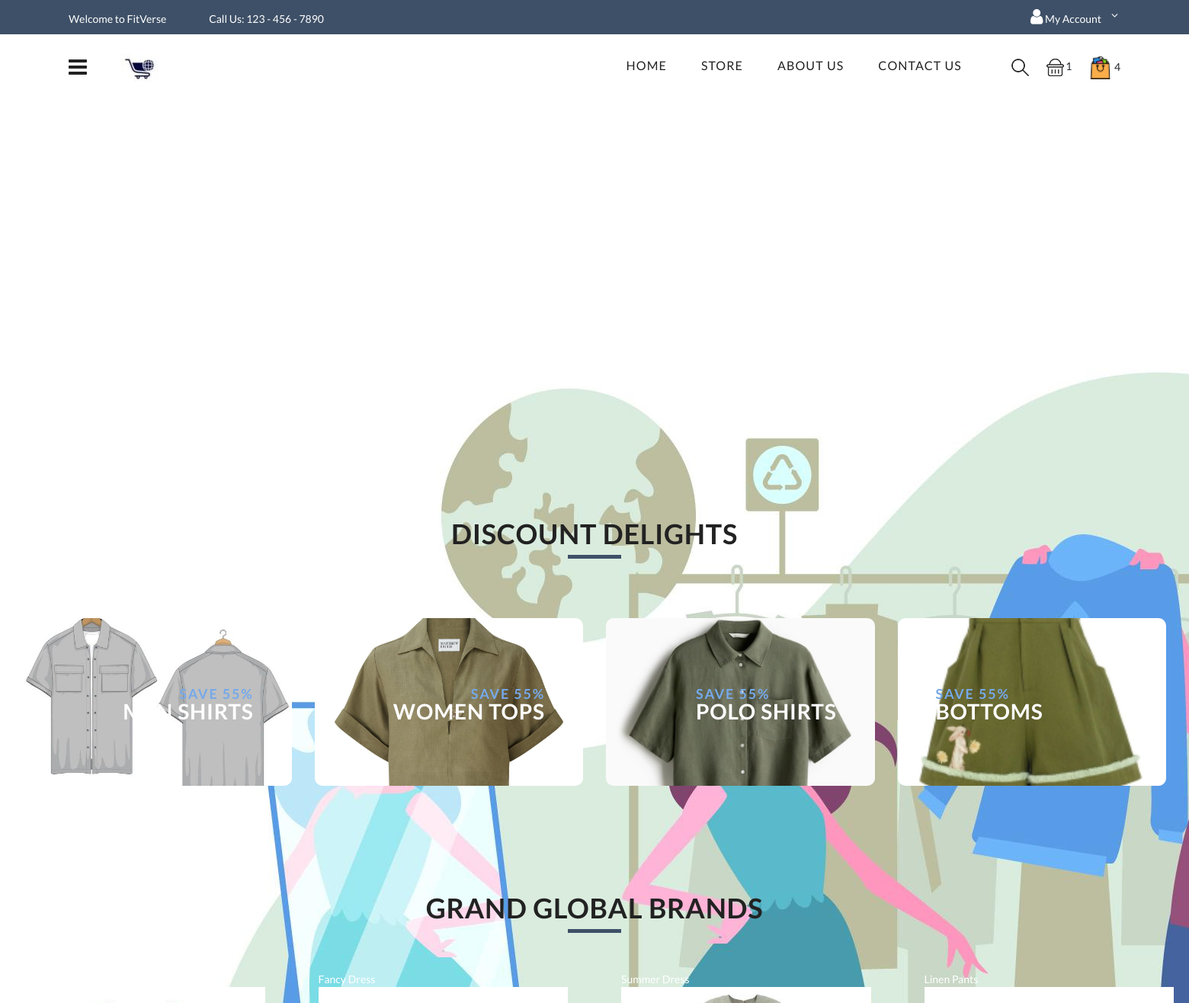
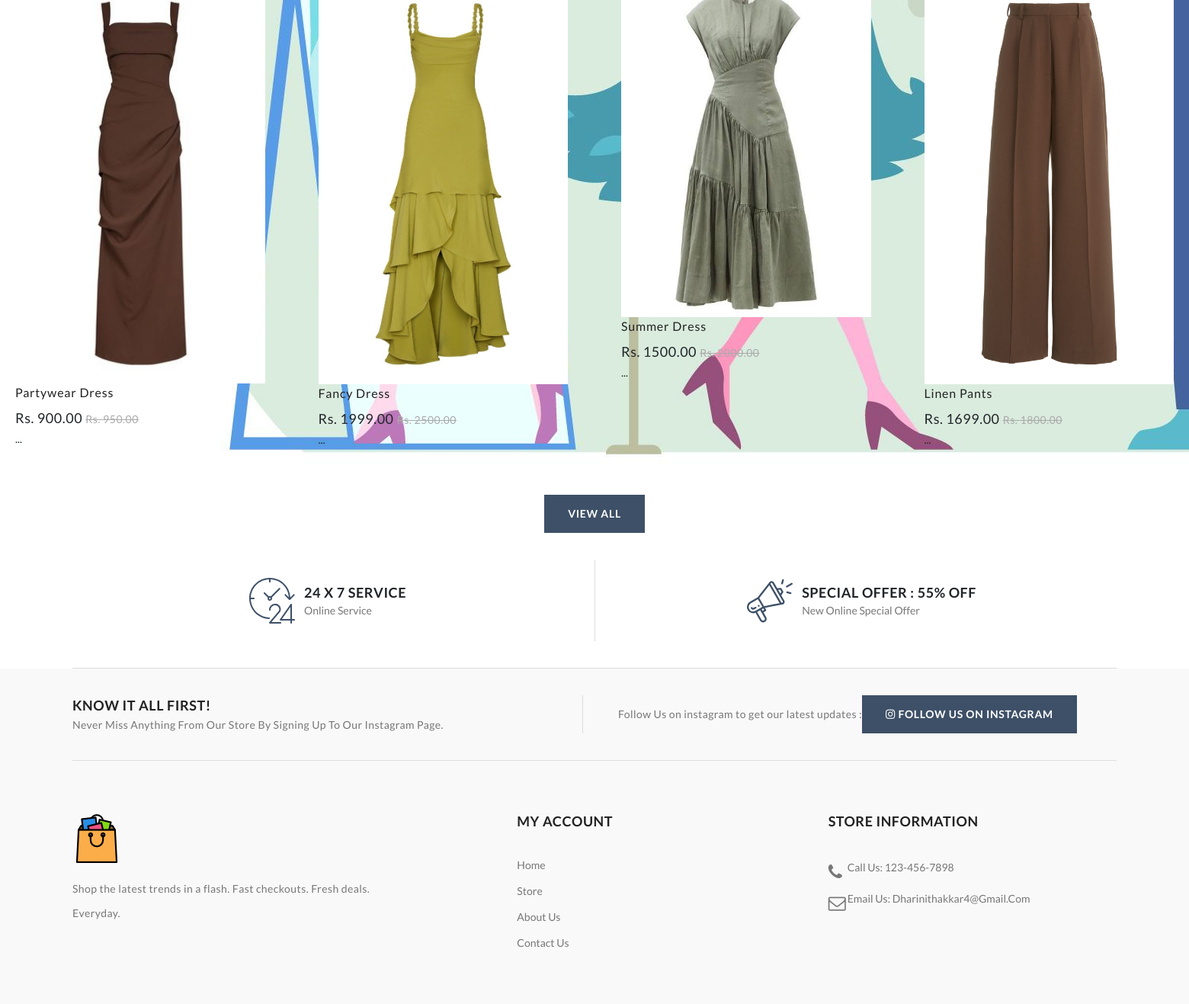
The page / (signed in) on the database its author committed (2 pictures, top to bottom).
### store/models.py (models this page shows, shortened)
class Product(models.Model):
    Title = models.CharField(max_length=255)
    Price = models.DecimalField(max_digits=10, decimal_places=2)
    dp = models.DecimalField("Discounted Price", max_digits=10, decimal_places=2, null=True, blank=True)
    description = models.TextField()
    image = models.ImageField(upload_to='product_images/')
    cd = models.DateTimeField("Created Date", auto_now_add=True)
    stock = models.IntegerField(default=0)

### store/views.py (the view)
# urls.py: path('', views.index, name='index'),
def index(request):
    products = Product.objects.all()
    return render(request, 'store/index.html', {'products': products})

### store/templates/store/index.html (shortened to what this page needs)
{% load static %}
<!DOCTYPE html>
<html lang="en">
{% load static %}
<head>
    <link rel="stylesheet" href="https://cdnjs.cloudflare.com/ajax/libs/font-awesome/6.4.0/css/all.min.css">
{% load static %}
<link rel="stylesheet" href="{% static 'font-awesome-4.7.0/css/font-awesome.css' %}">
<link rel="stylesheet" href="{% static 'font-awesome-4.7.0/css/font-awesome.min.css' %}">
<link rel="stylesheet" href="{% static 'css/slick.css' %}">
<link rel="stylesheet" href="{% static 'css/slick-theme.css' %}">
<link rel="stylesheet" href="{% static 'css/animate.css' %}">
<link rel="stylesheet" href="{% static 'css/themify-icons.css' %}">
<link rel="stylesheet" href="{% static 'css/bootstrap.css' %}">
<link rel="stylesheet" href="{% static 'css/color19.css' %}" media="screen" id="color">
</head>
<body>
    <header class="header-tools marketplace">
        <div class="top-header">
            <div class="container-fluid custom-container">
                <div class="row">
                    <div class="col-lg-6">
                        <div class="header-contact">
                            <ul>
                                <li>Welcome to FitVerse</li>
                                <li><i class="fa fa-phone" aria-hidden="true"></i>Call Us: 123 - 456 - 7890</li>
                            </ul>
                        </div>
                    </div>
                    <div class="col-lg-6 text-right">
                        <ul class="header-dropdown">
                            <li class="onhover-dropdown mobile-account"> <span data-brackets-id="5088" class="fa fa-user"></span>
                                My Account
                            </li>
                        </ul>
                    </div>
                </div>
            </div>
        </div>
        <div class="container-fluid custom-container">
            <div class="row">
                <div class="col-sm-12">
                    <div class="main-menu">
                        <div class="menu-left">
                            <div class="navbar">
                                <a href="javascript:void(0)" onclick="openNav()">
                                    <div class="bar-style"><i class="fa fa-bars sidebar-bar" aria-hidden="true"></i>
                                    </div>
                                </a>
                            </div>
                            <div class="brand-logo">
                                <a href="{% url 'index' %}"><img src="{%static 'images/logo.jpg' %}"
                                        class="img-fluid blur-up lazyload" alt="Logo"></a>
                            </div>
                        </div>
                        <div class="menu-right pull-right">
                            <div>
                                <nav id="main-nav">
                                    <ul id="main-menu" class="sm pixelstrap sm-horizontal">
                                        <li>
                                            <a href="{% url 'index' %}">Home</a>
                                        </li>
                                        <li class="onhover-dropdownn">
                                           <a href="{%url 'shop' %}">Store</a>
                                        </li>
                                        <li>
                                        <li>
                                            <a href="{% url 'about' %}">About Us</a>
                                        </li>
                                        <li>
                                            <a href="{% url 'contact' %}">Contact Us</a>
                                        </li>
                                </nav>
                            </div>
                            <div>
                                <div class="icon-nav">
                                    <ul>
                                        <li class="onhover-div mobile-search">
                                        <div>
                                            <img src="images/search.png" onclick="openSearch()" class="img-fluid " alt="">
                                        </div>
                                    </li>
                                    <li class="onhover-div mobile-cart">
                                    <div>
                                        <img src="{% static 'images/cart.png' %}" class="img-fluid" alt="Cart Icon">
                                        <span id="cart-message" class="cart-message">
                                        {% if cart_items %}
                                            {{ cart_items|length }}
                                        {% else %}
                                            0
                                        {% endif %}
                                        </span>
                                    </div>
                                    </li>{% if user.is_authenticated %}
                                    <li class="onhover-div mobile-cart">
                                        <div>
                                            <img src="{% static 'images/sale1.png' %}" class="img-fluid" alt="Orders Icon">
                                            <span id="orders-message" class="cart-message">
                                                {{ user_orders|length }}
                                            </span>
                                        </div>
                                    </li>
                                    {% endif %}
                            </div>
                        </div>
                    </div>
                </div>
            </div>
        </div>
    </header>
    <section class="p-0 layout-7">
        <div class="slide-1 home-slider">
            <div>
                <div class="home text-left">
                    <img src="{% static 'images/back7.jpg' %}" alt="" class="bg-img blur-up lazyload">
                    <div class="container-fluid custom-container">
                        <div class="row">
                            <div class="col">
                                <div class="slider-contain">
                                    <div>
                                        <h4>Gadgets for all styles</h4>
                                        <h1>Start Shooping Now</h1>
                                        <a href="{%url 'shop' %}" class="btn btn-solid">shop now</a>
                                    </div>
                                </div>
                            </div>
                        </div>
                    </div>
                </div>
            </div>
        </div>
    </section>
<div class="title1 section-t-space">
    <h2 class="title-inner1">Discount Delights</h2>
</div>
<section class="banner-padding banner-furniture my-5">
    <div class="container-fluid">
        <div class="row partition4">
            <div class="col-lg-3 col-md-6 mb-4">
                <a href="{% url 'headsets_view' %}">
                    <div class="collection-banner p-right text-right">
                        <div class="uniform-img-container">
                            <img src="{% static 'images/h2.jpg' %}" class="uniform-img">
                        </div>
                        <div class="contain-banner banner-4">
                            <div>
                                <h4>save 55%</h4>
                                <h2>Men Shirts</h2>
                            </div>
                        </div>
                    </div>
                </a>
            </div>
            <div class="col-lg-3 col-md-6 mb-4">
                <a href="{% url 'airpods_view' %}">
                    <div class="collection-banner p-right text-right">
                        <div class="uniform-img-container">
                            <img src="{% static 'images/abg.jpg' %}" class="uniform-img">
                        </div>
                        <div class="contain-banner banner-4">
                            <div>
                                <h4>save 55%</h4>
                                <h2>Women Tops</h2>
                            </div>
                        </div>
                    </div>
                </a>
            </div>
            <div class="col-lg-3 col-md-6 mb-4">
                <a href="{% url 'speakers_view' %}">
                    <div class="collection-banner p-right">
                        <div class="uniform-img-container">
                            <img src="{% static 'images/sbg.jpg' %}" class="uniform-img">
                        </div>
                        <div class="contain-banner banner-4">
                            <div>
                                <h4>save 55%</h4>
                                <h2>Polo Shirts</h2>
                            </div>
                        </div>
                    </div>
                </a>
            </div>
            <div class="col-lg-3 col-md-6 mb-4">
                <a href="{% url 'tv_view' %}">
                    <div class="collection-banner p-left">
                        <div class="uniform-img-container">
                            <img src="{% static 'images/tvbg.png' %}" class="uniform-img">
                        </div>
                        <div class="contain-banner banner-4">
                            <div>
                                <h4>save 55%</h4>
                                <h2>Bottoms</h2>
                            </div>
                        </div>
                    </div>
                </a>
            </div>
        </div>
    </div>
</section>
<section class="pt-0 section-b ratio_asos">
  <div class="title1 section-t-space">
    <h2 class="title-inner1">Grand Global Brands</h2>
  </div>
  <div class="row justify-content-center">
    {% for product in products %}
  {% if product.Title %}
    <div class="col-xl-3 col-md-6">
      <div class="product-box" style="margin: 20px;">
        <div class="img-wrapper">
          <div class="front">
            <a href="{% url 'product_detail' product.Title %}">{{ product.Title }}
            </a>
          </div>
          <h5 class="card-title">{{ product.Title }}</h5>
                                                <h4>Rs.  {{ product.dp }} <del>Rs.  {{ product.Price }}</del></h4>
          ...
        </div>
      </div>
    </div>
  {% endif %}
{% endfor %}
    <div class="col-12 text-center">
      <br><br>
      <a href="{% url 'shop' %}" class="btn btn-solid">View All</a>
    </div>
  </div>
</section>
    <div class="container">
        <section class="service border-section small-section">
            <div class="row">
                <div class="col-md-6 service-block">
                    <div class="media">
                        <div class="media-body">
                            <h4>24 X 7 service</h4>
                            <p>online service </p>
                        </div>
                    </div>
                </div>
                <div class="col-md-6 service-block">
                    <div class="media">
                        <div class="media-body">
                            <h4>special offer : 55% OFF</h4>
                            <p>new online special  offer</p>
                        </div>
                    </div>
                </div>
            </div>
        </section>
    </div>
    <footer class="footer-light">
        <div class="light-layout">
            <div class="container">
                <section class="small-section border-section border-top-0">
                    <div class="row">
                        <div class="col-lg-6">
                            <div class="subscribe">
                                <div>
                                    <h4>KNOW IT ALL FIRST!</h4>
                                    <p>Never Miss Anything From Our Store By Signing Up To Our Instagram Page.</p>
                                </div>
                            </div>
                        </div>
                        <div class="col-lg-6">
                            <form
                            <div class="form-inline auth-form">
                                <div class="form-group mx-sm-3">
                                    <p> Follow Us on instagram to get our latest updates  :  </p>
                                    <br>
                                    <a href="https://www.instagram.com/dharini_thakkar/" target="_blank" class="btn btn-solid">
                                    <i class="fab fa-instagram"></i> Follow us on Instagram
                                    </a>
                                </div>
                                </div>
                        </div>
                    </div>
            </div>
        <section class="section-b-space light-layout">
            <div class="container">
                <div class="row footer-theme partition-f">
                    <div class="col-lg-4 col-md-6">
                        <div class="footer-contant">
                            <div class="footer-logo"><img src="{% static 'images/sale.png' %}" alt="Logo"></div>
                            <p>Shop the latest trends in a flash.
Fast checkouts. Fresh deals. Everyday.</p>
                        </div>
                    </div>
                    <div class="col offset-xl-1">
                        <div class="sub-title">
                            <div class="footer-title">
                                <h4>my account</h4>
                            </div>
                            <div class="footer-contant">
                                <ul>
                                    <li><a href="{% url 'index' %}">home</a></li>
                                    <li><a href="{% url 'shop' %}">store</a></li>
                                    <li><a href="{% url 'about' %}">about us</a></li>
                                    <li><a href="{% url 'contact' %}">contact us</a></li>
                                </ul>
                            </div>
                        </div>
                    </div>
                    <div class="col">
                        <div class="sub-title">
                            <div class="footer-title">
                                <h4>store information</h4>
                            </div>
                            <div class="footer-contant">
                                <ul class="contact-list">
                                    <li><i class="fa fa-phone"></i>Call Us: 123-456-7898</li>
                                    <li><i class="fa fa-envelope-o"></i>Email Us: <a href="#">dharinithakkar4@gmail.com</a></li>
                                </ul>
                            </div>
                        </div>
                    </div>
                </div>
            </div>
        </section>
    </footer>
</body>
</html>

### rows shown on the page
Product: Title "Partywear Dress", dp "900.00", Price "950.00"
Product: Title "Fancy Dress", dp "1999.00", Price "2500.00"
Product: Title "Summer Dress", dp "1500.00", Price "2000.00"
Product: Title "Linen Pants", dp "1699.00", Price "1800.00"

### other values the page prints
{{ cart_items|length }} "1"
{{ user_orders|length }} "4"
